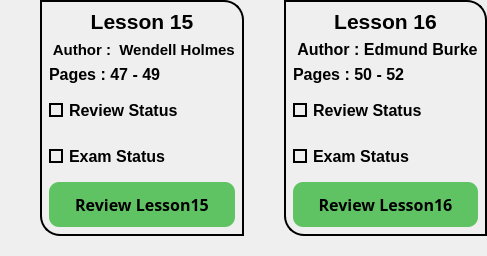
            <widget class="QWidget" name="widget_38" native="true">
             <property name="maximumSize">
              <size>
               <width>16777215</width>
               <height>280</height>
              </size>
             </property>
             <layout class="QHBoxLayout" name="horizontalLayout_10">
              <property name="spacing">
               <number>0</number>
              </property>
              <property name="leftMargin">
               <number>0</number>
              </property>
              <property name="topMargin">
               <number>0</number>
              </property>
              <property name="rightMargin">
               <number>0</number>
              </property>
              <property name="bottomMargin">
               <number>0</number>
              </property>
              <item>
               <widget class="QWidget" name="widget_45" native="true">
                <property name="styleSheet">
                 <string notr="true"/>
                </property>
                <layout class="QVBoxLayout" name="verticalLayout_35">
                 <property name="spacing">
                  <number>0</number>
                 </property>
                 <property name="leftMargin">
                  <number>40</number>
                 </property>
                 <property name="topMargin">
                  <number>0</number>
                 </property>
                 <property name="rightMargin">
                  <number>0</number>
                 </property>
                 <property name="bottomMargin">
                  <number>20</number>
                 </property>
                 <item>
                  <widget class="QWidget" name="widget_46" native="true">
                   <property name="styleSheet">
                    <string notr="true">border-bottom-left-radius:20px;
border-top-right-radius:20px;
border:2px solid black;
</string>
                   </property>
                   <layout class="QVBoxLayout" name="verticalLayout_36">
                    <item>
                     <widget class="QLabel" name="label_47">
                      <property name="font">
                       <font>
                        <family>Tahoma</family>
                        <pointsize>16</pointsize>
                        <bold>true</bold>
                       </font>
                      </property>
                      <property name="styleSheet">
                       <string notr="true">color:black;
border:none;</string>
                      </property>
                      <property name="text">
                       <string>Lesson 15</string>
                      </property>
                      <property name="alignment">
                       <set>Qt::AlignCenter</set>
                      </property>
                     </widget>
                    </item>
                    <item>
                     <widget class="QLabel" name="label_48">
                      <property name="minimumSize">
                       <size>
                        <width>0</width>
                        <height>5</height>
                       </size>
                      </property>
                      <property name="font">
                       <font>
                        <family>Tahoma</family>
                        <pointsize>11</pointsize>
                        <bold>true</bold>
                       </font>
                      </property>
                      <property name="styleSheet">
                       <string notr="true">color:black;
border:none;</string>
                      </property>
                      <property name="text">
                       <string> Author :  Wendell Holmes</string>
                      </property>
                      <property name="alignment">
                       <set>Qt::AlignCenter</set>
                      </property>
                     </widget>
                    </item>
                    <item>
                     <widget class="QLabel" name="label_49">
                      <property name="minimumSize">
                       <size>
                        <width>0</width>
                        <height>0</height>
                       </size>
                      </property>
                      <property name="font">
                       <font>
                        <family>Tahoma</family>
                        <pointsize>12</pointsize>
                        <bold>true</bold>
                       </font>
                      </property>
                      <property name="styleSheet">
                       <string notr="true">color:black;
border:none;</string>
                      </property>
                      <property name="text">
                       <string>Pages : 47 - 49</string>
                      </property>
                      <property name="alignment">
                       <set>Qt::AlignBottom|Qt::AlignLeading|Qt::AlignLeft</set>
                      </property>
                     </widget>
                    </item>
                    <item>
                     <widget class="QCheckBox" name="checkBox29">
                      <property name="minimumSize">
                       <size>
                        <width>0</width>
                        <height>40</height>
                       </size>
                      </property>
                      <property name="font">
                       <font>
                        <family>Tahoma</family>
                        <pointsize>12</pointsize>
                        <bold>true</bold>
                       </font>
                      </property>
                      <property name="layoutDirection">
                       <enum>Qt::LeftToRight</enum>
                      </property>
                      <property name="styleSheet">
                       <string notr="true">QCheckBox::indicator {
	border:2px solid black;	

}
QCheckBox::indicator:checked {
    background-color: qradialgradient(spread:pad, 
                            cx:0.5,
                            cy:0.5,
                            radius:0.9,
                            fx:0.5,
                            fy:0.5,
                            stop:0 rgba(0, 255, 0, 255), 
                            stop:1 rgba(0, 64, 0, 255));
}

QCheckBox{
	color:black;
	border:none;
}
</string>
                      </property>
                      <property name="text">
                       <string>Review Status</string>
                      </property>
                      <property name="iconSize">
                       <size>
                        <width>40</width>
                        <height>40</height>
                       </size>
                      </property>
                      <property name="tristate">
                       <bool>false</bool>
                      </property>
                     </widget>
                    </item>
                    <item>
                     <widget class="QCheckBox" name="checkBox30">
                      <property name="minimumSize">
                       <size>
                        <width>0</width>
                        <height>40</height>
                       </size>
                      </property>
                      <property name="font">
                       <font>
                        <family>Tahoma</family>
                        <pointsize>12</pointsize>
                        <bold>true</bold>
                       </font>
                      </property>
                      <property name="styleSheet">
                       <string notr="true">QCheckBox::indicator {
	border:2px solid black;	
}
QCheckBox::indicator:checked {
    background-color: qradialgradient(spread:pad, 
                            cx:0.5,
                            cy:0.5,
                            radius:0.9,
                            fx:0.5,
                            fy:0.5,
                            stop:0 rgba(0, 255, 0, 255), 
                            stop:1 rgba(0, 64, 0, 255));
}
QCheckBox{
	color:black;
	border:none;
}</string>
                      </property>
                      <property name="text">
                       <string>Exam Status</string>
                      </property>
                     </widget>
                    </item>
                    <item>
                     <widget class="QPushButton" name="btn15">
                      <property name="minimumSize">
                       <size>
                        <width>0</width>
                        <height>45</height>
                       </size>
                      </property>
                      <property name="font">
                       <font>
                        <family>Sitka Small Semibold</family>
                        <pointsize>12</pointsize>
                        <bold>true</bold>
                       </font>
                      </property>
                      <property name="cursor">
                       <cursorShape>PointingHandCursor</cursorShape>
                      </property>
                      <property name="styleSheet">
                       <string notr="true">border:none;
border-radius:10px;
color:black;
background-color: rgb(96, 195, 99);</string>
                      </property>
                      <property name="text">
                       <string>Review Lesson15</string>
                      </property>
                     </widget>
                    </item>
                   </layout>
                  </widget>
                 </item>
                </layout>
               </widget>
              </item>
              <item>
               <widget class="QWidget" name="widget_43" native="true">
                <property name="styleSheet">
                 <string notr="true"/>
                </property>
                <layout class="QVBoxLayout" name="verticalLayout_33">
                 <property name="spacing">
                  <number>0</number>
                 </property>
                 <property name="leftMargin">
                  <number>40</number>
                 </property>
                 <property name="topMargin">
                  <number>0</number>
                 </property>
                 <property name="rightMargin">
                  <number>0</number>
                 </property>
                 <property name="bottomMargin">
                  <number>20</number>
                 </property>
                 <item>
                  <widget class="QWidget" name="widget_44" native="true">
                   <property name="styleSheet">
                    <string notr="true">border-bottom-left-radius:20px;
border-top-right-radius:20px;
border:2px solid black;
</string>
                   </property>
                   <layout class="QVBoxLayout" name="verticalLayout_34">
                    <item>
                     <widget class="QLabel" name="label_44">
                      <property name="font">
                       <font>
                        <family>Tahoma</family>
                        <pointsize>16</pointsize>
                        <bold>true</bold>
                       </font>
                      </property>
                      <property name="styleSheet">
                       <string notr="true">color:black;
border:none;</string>
                      </property>
                      <property name="text">
                       <string>Lesson 16</string>
                      </property>
                      <property name="alignment">
                       <set>Qt::AlignCenter</set>
                      </property>
                     </widget>
                    </item>
                    <item>
                     <widget class="QLabel" name="label_45">
                      <property name="minimumSize">
                       <size>
                        <width>0</width>
                        <height>5</height>
                       </size>
                      </property>
                      <property name="font">
                       <font>
                        <family>Tahoma</family>
                        <pointsize>12</pointsize>
                        <bold>true</bold>
                       </font>
                      </property>
                      <property name="styleSheet">
                       <string notr="true">color:black;
border:none;</string>
                      </property>
                      <property name="text">
                       <string> Author : Edmund Burke</string>
                      </property>
                      <property name="alignment">
                       <set>Qt::AlignCenter</set>
                      </property>
                     </widget>
                    </item>
                    <item>
                     <widget class="QLabel" name="label_46">
                      <property name="minimumSize">
                       <size>
                        <width>0</width>
                        <height>0</height>
                       </size>
                      </property>
                      <property name="font">
                       <font>
                        <family>Tahoma</family>
                        <pointsize>12</pointsize>
                        <bold>true</bold>
                       </font>
                      </property>
                      <property name="styleSheet">
                       <string notr="true">color:black;
border:none;</string>
                      </property>
                      <property name="text">
                       <string>Pages : 50 - 52</string>
                      </property>
                      <property name="alignment">
                       <set>Qt::AlignBottom|Qt::AlignLeading|Qt::AlignLeft</set>
                      </property>
                     </widget>
                    </item>
                    <item>
                     <widget class="QCheckBox" name="checkBox31">
                      <property name="minimumSize">
                       <size>
                        <width>0</width>
                        <height>40</height>
                       </size>
                      </property>
                      <property name="font">
                       <font>
                        <family>Tahoma</family>
                        <pointsize>12</pointsize>
                        <bold>true</bold>
                       </font>
                      </property>
                      <property name="layoutDirection">
                       <enum>Qt::LeftToRight</enum>
                      </property>
                      <property name="styleSheet">
                       <string notr="true">QCheckBox::indicator {
	border:2px solid black;	

}
QCheckBox::indicator:checked {
    background-color: qradialgradient(spread:pad, 
                            cx:0.5,
                            cy:0.5,
                            radius:0.9,
                            fx:0.5,
                            fy:0.5,
                            stop:0 rgba(0, 255, 0, 255), 
                            stop:1 rgba(0, 64, 0, 255));
}

QCheckBox{
	color:black;
	border:none;
}
</string>
                      </property>
                      <property name="text">
                       <string>Review Status</string>
                      </property>
                      <property name="iconSize">
                       <size>
                        <width>40</width>
                        <height>40</height>
                       </size>
                      </property>
                      <property name="tristate">
                       <bool>false</bool>
                      </property>
                     </widget>
                    </item>
                    <item>
                     <widget class="QCheckBox" name="checkBox32">
                      <property name="minimumSize">
                       <size>
                        <width>0</width>
                        <height>40</height>
                       </size>
                      </property>
                      <property name="font">
                       <font>
                        <family>Tahoma</family>
                        <pointsize>12</pointsize>
                        <bold>true</bold>
                       </font>
                      </property>
                      <property name="styleSheet">
                       <string notr="true">QCheckBox::indicator {
	border:2px solid black;	
}
QCheckBox::indicator:checked {
    background-color: qradialgradient(spread:pad, 
                            cx:0.5,
                            cy:0.5,
                            radius:0.9,
                            fx:0.5,
                            fy:0.5,
                            stop:0 rgba(0, 255, 0, 255), 
                            stop:1 rgba(0, 64, 0, 255));
}
QCheckBox{
	color:black;
	border:none;
}</string>
                      </property>
                      <property name="text">
                       <string>Exam Status</string>
                      </property>
                     </widget>
                    </item>
                    <item>
                     <widget class="QPushButton" name="btn16">
                      <property name="minimumSize">
                       <size>
                        <width>0</width>
                        <height>45</height>
                       </size>
                      </property>
                      <property name="font">
                       <font>
                        <family>Sitka Small Semibold</family>
                        <pointsize>12</pointsize>
                        <bold>true</bold>
                       </font>
                      </property>
                      <property name="cursor">
                       <cursorShape>PointingHandCursor</cursorShape>
                      </property>
                      <property name="styleSheet">
                       <string notr="true">border:none;
border-radius:10px;
color:black;
background-color: rgb(96, 195, 99);</string>
                      </property>
                      <property name="text">
                       <string>Review Lesson16</string>
                      </property>
                     </widget>
                    </item>
                   </layout>
                  </widget>
                 </item>
                </layout>
               </widget>
              </item>
             </layout>
            </widget>
